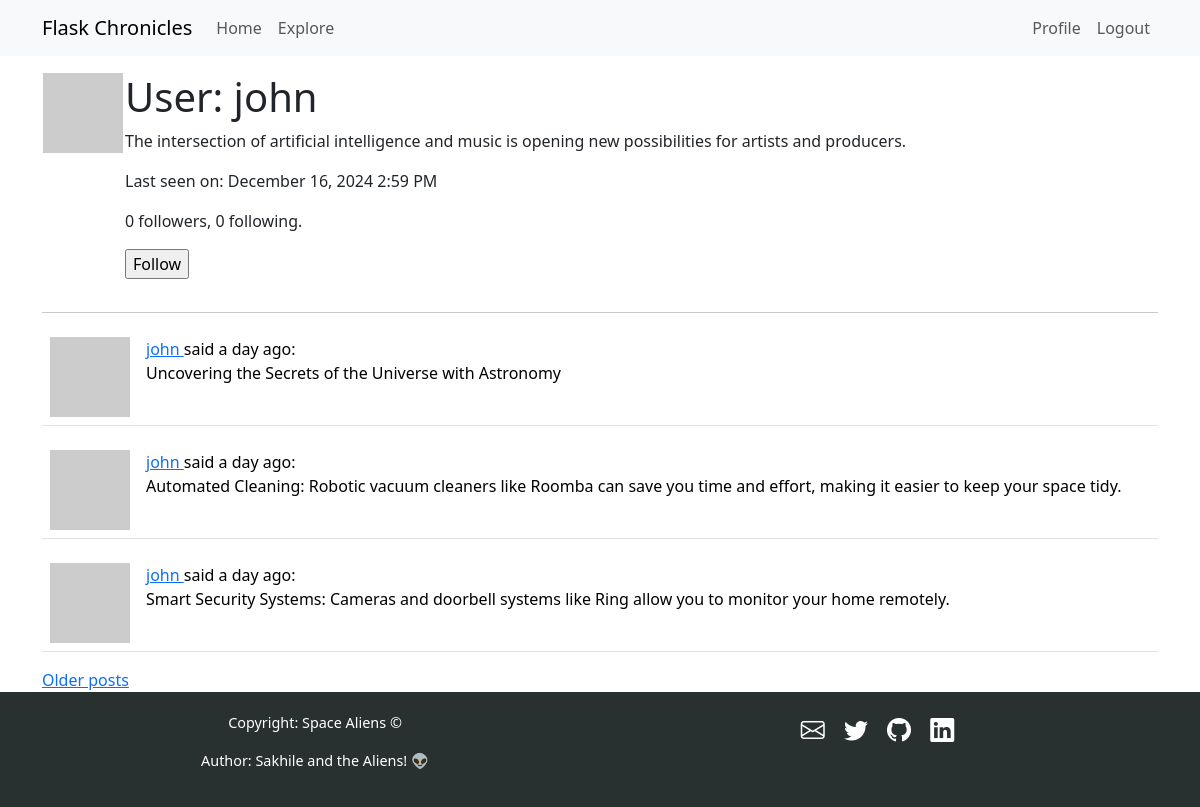
/user/john (signed in), run on the app's committed database.
### app/models.py (models this page shows, shortened)
class User(UserMixin, db.Model):
    id: so.Mapped[int] = so.mapped_column(primary_key=True)
    username: so.Mapped[str] = so.mapped_column(sa.String(64), unique=True)
    email: so.Mapped[str] = so.mapped_column(sa.String(120), index=True, unique=True)
    password_hash: so.Mapped[Optional[str]] = so.mapped_column(sa.String(256))
    posts: so.WriteOnlyMapped["Post"] = so.relationship(back_populates="author")
    about_me: so.Mapped[Optional[str]] = so.mapped_column(sa.String(140))
    last_seen: so.Mapped[Optional[datetime]] = so.mapped_column(
        default=lambda: datetime.now(timezone.utc)
    )
    following: so.WriteOnlyMapped["User"] = so.relationship(
        secondary=followers,
        primaryjoin=(followers.c.follower_id == id),
        secondaryjoin=(followers.c.followed_id == id),
        back_populates="followers",
    )
    followers: so.WriteOnlyMapped["User"] = so.relationship(
        secondary=followers,
        primaryjoin=(followers.c.followed_id == id),
        secondaryjoin=(followers.c.follower_id == id),
        back_populates="following",
    )
    def avatar(self, size):
        digest = md5(self.email.lower().encode("utf-8")).hexdigest()
        return f"https://www.gravatar.com/avatar/{digest}?d=identicon&s={size}'"
    def is_following(self, user):
        query = self.following.select().where(User.id == user.id)
        return db.session.scalar(query) is not None
    def followers_count(self):
        query = sa.select(sa.func.count()).select_from(
            self.followers.select().subquery()
        )
        return db.session.scalar(query)
    def following_count(self):
        query = sa.select(sa.func.count()).select_from(
            self.following.select().subquery()
        )
        return db.session.scalar(query)

class Post(db.Model):
    id: so.Mapped[int] = so.mapped_column(primary_key=True)
    body: so.Mapped[str] = so.mapped_column(sa.String(140))
    timestamp: so.Mapped[datetime] = so.mapped_column(
        index=True, default=lambda: datetime.now(timezone.utc)
    )
    user_id: so.Mapped[int] = so.mapped_column(sa.ForeignKey(User.id), index=True)
    author: so.Mapped[User] = so.relationship(back_populates="posts")

### app/routes.py (the view)
@app.route("/user/<username>")
@login_required
def user(username):
    user = db.first_or_404(sa.select(User).where(User.username == username))
    page = request.args.get("page", 1, type=int)
    query = user.posts.select().order_by(Post.timestamp.desc())
    posts = db.paginate(
        query,
        page=page,
        per_page=app.config["POSTS_PER_PAGE"],
        error_out=False,
    )
    next_url = (
        url_for("user", username=user.username, page=posts.next_num)
        if posts.has_next
        else None
    )
    prev_url = (
        url_for("user", username=user.username, page=posts.prev_num)
        if posts.has_prev
        else None
    )
    form = EmptyForm()
    return render_template(
        "user.html",
        user=user,
        posts=posts.items,
        next_url=next_url,
        prev_url=prev_url,
        form=form,
    )

### app/forms.py
class EmptyForm(FlaskForm):
    submit = SubmitField("Submit")

### app/models.py (called while the page is built)
@login.user_loader
def load_user(id):
    return db.session.get(User, int(id))

### app/routes.py (called while the page is built)
@app.before_request
def before_request():
    if current_user.is_authenticated:
        current_user.last_seen = datetime.now(timezone.utc)
        db.session.commit()

### app/templates/user.html (shortened to what this page needs)
{% extends "base.html" %}
{% block content %}
    <table>
        <tr valign="top">
            <td><img src="{{ user.avatar(128) }}"</td>
            <td>
                <h1>User: {{ user.username }}</h1>
                {% if user.about_me %}<p>{{ user.about_me }}</p>{% endif %}
                {% if user.last_seen %}<p>Last seen on: {{ moment(user.last_seen).format('LLL') }}</p>{% endif %}
                <p>{{ user.followers_count() }} followers, {{ user.following_count() }} following.</p>
                {% if user == current_user %}
                <p><a href="{{ url_for('edit_profile') }}">Edit your profile</a></p>
                {% elif not current_user.is_following(user) %}
                <p>
                <form action="{{ url_for('follow', username=user.username) }}" method="post">
                    {{ form.submit(value='Follow') }}
                </form>
                </p>
                {% endif %}
            </td>
        </tr>
    </table>
    <hr>
    {% for post in posts %}
        {% include '_post.html' %}
    {% endfor %}
    {% if next_url %}
    <a href="{{ next_url }}">Older posts</a>
    {% endif %}
{% endblock %}

### app/templates/_post.html
<table class="table table-hover">
    <tr>
        <td width="70px">
            <a href="{{ url_for('user', username=post.author.username) }}">
                <img src="{{ post.author.avatar(70) }}" />
            </a>
        </td>
        <td>
            <a href="{{ url_for('user', username=post.author.username) }}">
                {{ post.author.username }}
            </a>
            said {{ moment(post.timestamp).fromNow() }}:
            <br>
            {{ post.body }}
        </td>
    </tr>
</table>

### data on the page
User: username "john", about_me "The intersection of artificial intelligence and music is opening new possibilities for artists and producers.", last_seen "December 16, 2024 2:59 PM"
Post: author.username "john", timestamp "a day ago", body "Uncovering the Secrets of the Universe with Astronomy"
Post: author.username "john", timestamp "a day ago", body "Automated Cleaning: Robotic vacuum cleaners like Roomba can save you time and effort, making it easier to keep your space tidy."
Post: author.username "john", timestamp "a day ago", body "Smart Security Systems: Cameras and doorbell systems like Ring allow you to monitor your home remotely."

### other printed values
{{ user.followers_count() }} "0"
{{ user.following_count() }} "0"
